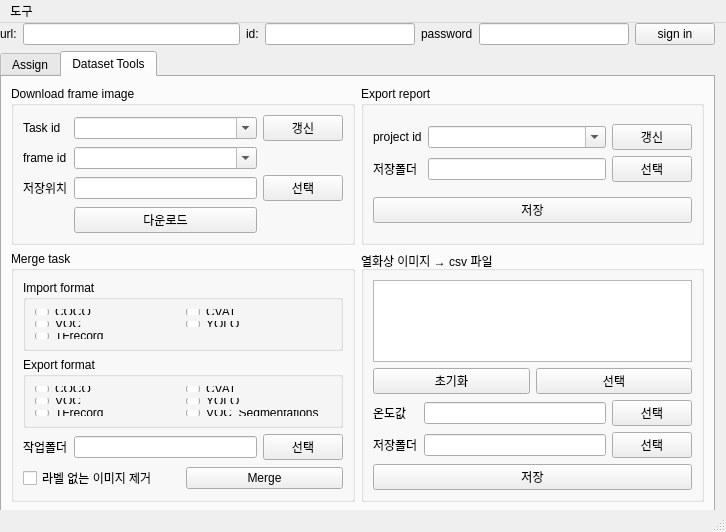
<?xml version="1.0" encoding="UTF-8"?>
<ui version="4.0">
 <class>MainWindow</class>
 <widget class="QMainWindow" name="MainWindow">
  <property name="geometry">
   <rect>
    <x>0</x>
    <y>0</y>
    <width>726</width>
    <height>532</height>
   </rect>
  </property>
  <property name="sizePolicy">
   <sizepolicy hsizetype="Fixed" vsizetype="Fixed">
    <horstretch>0</horstretch>
    <verstretch>0</verstretch>
   </sizepolicy>
  </property>
  <property name="windowTitle">
   <string>MainWindow</string>
  </property>
  <widget class="QWidget" name="centralwidget">
   <widget class="QWidget" name="verticalLayoutWidget">
    <property name="geometry">
     <rect>
      <x>0</x>
      <y>0</y>
      <width>715</width>
      <height>490</height>
     </rect>
    </property>
    <layout class="QVBoxLayout" name="verticalLayout">
     <item>
      <layout class="QHBoxLayout" name="horizontalLayout">
       <item>
        <widget class="QLabel" name="label_3">
         <property name="text">
          <string>url:</string>
         </property>
        </widget>
       </item>
       <item>
        <widget class="QLineEdit" name="url"/>
       </item>
       <item>
        <layout class="QHBoxLayout" name="horizontalLayout_2"/>
       </item>
       <item>
        <widget class="QLabel" name="label">
         <property name="text">
          <string>id:</string>
         </property>
        </widget>
       </item>
       <item>
        <widget class="QLineEdit" name="id">
         <property name="maximumSize">
          <size>
           <width>150</width>
           <height>16777215</height>
          </size>
         </property>
        </widget>
       </item>
       <item>
        <widget class="QLabel" name="label_2">
         <property name="text">
          <string>password</string>
         </property>
        </widget>
       </item>
       <item>
        <widget class="QLineEdit" name="password">
         <property name="maximumSize">
          <size>
           <width>150</width>
           <height>16777215</height>
          </size>
         </property>
         <property name="echoMode">
          <enum>QLineEdit::Password</enum>
         </property>
         <property name="readOnly">
          <bool>false</bool>
         </property>
        </widget>
       </item>
       <item>
        <widget class="QPushButton" name="pushButton">
         <property name="text">
          <string>sign in</string>
         </property>
        </widget>
       </item>
      </layout>
     </item>
     <item>
      <widget class="QTabWidget" name="gridTabWidget">
       <property name="enabled">
        <bool>true</bool>
       </property>
       <property name="currentIndex">
        <number>1</number>
       </property>
       <widget class="QWidget" name="tab">
        <attribute name="title">
         <string>Assign</string>
        </attribute>
        <layout class="QGridLayout" name="gridLayout_14">
         <item row="0" column="0">
          <layout class="QGridLayout" name="gridLayout_13">
           <item row="1" column="1">
            <layout class="QGridLayout" name="gridLayout_19">
             <item row="1" column="0">
              <widget class="QLabel" name="label_17">
               <property name="text">
                <string>user group</string>
               </property>
              </widget>
             </item>
             <item row="1" column="2">
              <widget class="QPushButton" name="pushButton_16">
               <property name="text">
                <string>갱신</string>
               </property>
              </widget>
             </item>
             <item row="1" column="1">
              <widget class="QComboBox" name="comboBox_2">
               <property name="editable">
                <bool>true</bool>
               </property>
              </widget>
             </item>
            </layout>
           </item>
           <item row="3" column="1">
            <widget class="QTableView" name="tableView_2"/>
           </item>
           <item row="3" column="0">
            <widget class="QTableView" name="tableView"/>
           </item>
           <item row="1" column="0">
            <layout class="QGridLayout" name="gridLayout_18">
             <item row="1" column="2">
              <widget class="QPushButton" name="pushButton_15">
               <property name="text">
                <string>갱신</string>
               </property>
              </widget>
             </item>
             <item row="1" column="0">
              <widget class="QLabel" name="label_16">
               <property name="text">
                <string>Project Id</string>
               </property>
              </widget>
             </item>
             <item row="1" column="1">
              <widget class="QComboBox" name="comboBox">
               <property name="editable">
                <bool>true</bool>
               </property>
              </widget>
             </item>
            </layout>
           </item>
           <item row="0" column="1">
            <widget class="QLabel" name="label_15">
             <property name="text">
              <string>user list</string>
             </property>
            </widget>
           </item>
           <item row="0" column="0">
            <widget class="QLabel" name="label_14">
             <property name="text">
              <string>job list</string>
             </property>
            </widget>
           </item>
          </layout>
         </item>
         <item row="0" column="1">
          <layout class="QGridLayout" name="gridLayout_15">
           <item row="1" column="0">
            <widget class="QGroupBox" name="verticalGroupBox">
             <property name="title">
              <string>group 할당</string>
             </property>
             <layout class="QGridLayout" name="gridLayout_10">
              <item row="3" column="2">
               <layout class="QHBoxLayout" name="horizontalLayout_3">
                <item>
                 <widget class="QPushButton" name="pushButton_14">
                  <property name="text">
                   <string>초기화</string>
                  </property>
                 </widget>
                </item>
                <item>
                 <widget class="QPushButton" name="pushButton_13">
                  <property name="text">
                   <string>할당</string>
                  </property>
                 </widget>
                </item>
               </layout>
              </item>
              <item row="2" column="2">
               <layout class="QGridLayout" name="gridLayout_11">
                <item row="0" column="0">
                 <widget class="QLabel" name="label_13">
                  <property name="text">
                   <string>job 할당수</string>
                  </property>
                 </widget>
                </item>
                <item row="0" column="1">
                 <widget class="QLineEdit" name="lineEdit_9"/>
                </item>
               </layout>
              </item>
             </layout>
            </widget>
           </item>
           <item row="2" column="0">
            <widget class="QGroupBox" name="gridGroupBox_3">
             <property name="title">
              <string>user에게 할당</string>
             </property>
             <layout class="QGridLayout" name="gridLayout_17">
              <item row="0" column="1">
               <widget class="QPushButton" name="pushButton_17">
                <property name="text">
                 <string>할당</string>
                </property>
               </widget>
              </item>
              <item row="0" column="0">
               <widget class="QPushButton" name="pushButton_18">
                <property name="text">
                 <string>할당 해제</string>
                </property>
               </widget>
              </item>
             </layout>
            </widget>
           </item>
           <item row="3" column="0">
            <widget class="QGroupBox" name="gridGroupBox_5">
             <layout class="QGridLayout" name="gridLayout_20"/>
            </widget>
           </item>
          </layout>
         </item>
        </layout>
       </widget>
       <widget class="QWidget" name="gridTabWidgetPage1" native="true">
        <attribute name="title">
         <string>Dataset Tools</string>
        </attribute>
        <layout class="QGridLayout" name="gridLayout_12">
         <item row="0" column="0">
          <widget class="QGroupBox" name="gridGroupBox_3">
           <property name="title">
            <string>Download frame image</string>
           </property>
           <layout class="QGridLayout" name="gridLayout_3">
            <item row="3" column="1">
             <widget class="QPushButton" name="pushButton_2">
              <property name="text">
               <string>다운로드</string>
              </property>
             </widget>
            </item>
            <item row="2" column="3">
             <widget class="QPushButton" name="pushButton_3">
              <property name="text">
               <string>선택</string>
              </property>
             </widget>
            </item>
            <item row="0" column="0">
             <widget class="QLabel" name="label_4">
              <property name="sizePolicy">
               <sizepolicy hsizetype="Preferred" vsizetype="Fixed">
                <horstretch>0</horstretch>
                <verstretch>0</verstretch>
               </sizepolicy>
              </property>
              <property name="text">
               <string>Task id</string>
              </property>
             </widget>
            </item>
            <item row="1" column="0">
             <widget class="QLabel" name="label_5">
              <property name="text">
               <string>frame id</string>
              </property>
             </widget>
            </item>
            <item row="2" column="0">
             <widget class="QLabel" name="label_6">
              <property name="text">
               <string>저장위치</string>
              </property>
             </widget>
            </item>
            <item row="2" column="1">
             <widget class="QLineEdit" name="lineEdit_3">
              <property name="sizePolicy">
               <sizepolicy hsizetype="Expanding" vsizetype="Fixed">
                <horstretch>0</horstretch>
                <verstretch>0</verstretch>
               </sizepolicy>
              </property>
             </widget>
            </item>
            <item row="0" column="1">
             <widget class="QComboBox" name="download_frame_image_task_id">
              <property name="editable">
               <bool>true</bool>
              </property>
             </widget>
            </item>
            <item row="1" column="1">
             <widget class="QComboBox" name="download_frame_image_frame_id">
              <property name="editable">
               <bool>true</bool>
              </property>
             </widget>
            </item>
            <item row="0" column="3">
             <widget class="QPushButton" name="pushButton_19">
              <property name="text">
               <string>갱신</string>
              </property>
             </widget>
            </item>
           </layout>
          </widget>
         </item>
         <item row="0" column="1">
          <widget class="QGroupBox" name="gridGroupBox_2">
           <property name="title">
            <string>Export report</string>
           </property>
           <layout class="QGridLayout" name="gridLayout_2">
            <item row="1" column="0">
             <layout class="QGridLayout" name="gridLayout_5">
              <item row="1" column="0">
               <widget class="QLabel" name="label_11">
                <property name="text">
                 <string>저장폴더</string>
                </property>
               </widget>
              </item>
              <item row="1" column="2">
               <widget class="QPushButton" name="pushButton_12">
                <property name="text">
                 <string>선택</string>
                </property>
               </widget>
              </item>
              <item row="0" column="0">
               <widget class="QLabel" name="label_7">
                <property name="text">
                 <string>project id</string>
                </property>
               </widget>
              </item>
              <item row="1" column="1">
               <widget class="QLineEdit" name="lineEdit_8"/>
              </item>
              <item row="0" column="1">
               <widget class="QComboBox" name="comboBox_3">
                <property name="editable">
                 <bool>true</bool>
                </property>
               </widget>
              </item>
              <item row="0" column="2">
               <widget class="QPushButton" name="pushButton_20">
                <property name="text">
                 <string>갱신</string>
                </property>
               </widget>
              </item>
             </layout>
            </item>
            <item row="2" column="0">
             <widget class="QPushButton" name="pushButton_8">
              <property name="text">
               <string>저장</string>
              </property>
             </widget>
            </item>
           </layout>
          </widget>
         </item>
         <item row="1" column="1">
          <widget class="QGroupBox" name="gridGroupBox_4">
           <property name="title">
            <string>열화상 이미지 → csv 파일</string>
           </property>
           <layout class="QGridLayout" name="gridLayout_4">
            <item row="0" column="0">
             <widget class="QListWidget" name="listWidget_2"/>
            </item>
            <item row="1" column="0">
             <layout class="QHBoxLayout" name="horizontalLayout_4">
              <item>
               <widget class="QPushButton" name="pushButton_5">
                <property name="text">
                 <string>초기화</string>
                </property>
               </widget>
              </item>
              <item>
               <widget class="QPushButton" name="pushButton_9">
                <property name="text">
                 <string>선택</string>
                </property>
               </widget>
              </item>
             </layout>
            </item>
            <item row="3" column="0">
             <widget class="QPushButton" name="pushButton_7">
              <property name="text">
               <string>저장</string>
              </property>
             </widget>
            </item>
            <item row="2" column="0">
             <layout class="QGridLayout" name="gridLayout_7">
              <item row="0" column="2">
               <widget class="QPushButton" name="pushButton_6">
                <property name="text">
                 <string>선택</string>
                </property>
               </widget>
              </item>
              <item row="0" column="1">
               <widget class="QLineEdit" name="lineEdit_4"/>
              </item>
              <item row="0" column="0">
               <widget class="QLabel" name="label_8">
                <property name="text">
                 <string>온도값</string>
                </property>
               </widget>
              </item>
              <item row="1" column="0">
               <widget class="QLabel" name="label_10">
                <property name="text">
                 <string>저장폴더</string>
                </property>
               </widget>
              </item>
              <item row="1" column="1">
               <widget class="QLineEdit" name="lineEdit_7"/>
              </item>
              <item row="1" column="2">
               <widget class="QPushButton" name="pushButton_10">
                <property name="text">
                 <string>선택</string>
                </property>
               </widget>
              </item>
             </layout>
            </item>
           </layout>
          </widget>
         </item>
         <item row="1" column="0">
          <widget class="QGroupBox" name="gridGroupBox_6">
           <property name="title">
            <string>Merge task</string>
           </property>
           <layout class="QGridLayout" name="gridLayout_6">
            <item row="1" column="0">
             <widget class="QGroupBox" name="gridGroupBox_3">
              <property name="title">
               <string>Export format</string>
              </property>
              <layout class="QGridLayout" name="gridLayout_8">
               <item row="1" column="0">
                <widget class="QRadioButton" name="radioButton">
                 <property name="text">
                  <string>VOC</string>
                 </property>
                </widget>
               </item>
               <item row="1" column="1">
                <widget class="QRadioButton" name="radioButton_4">
                 <property name="text">
                  <string>YOLO</string>
                 </property>
                </widget>
               </item>
               <item row="0" column="1">
                <widget class="QRadioButton" name="radioButton_3">
                 <property name="text">
                  <string>CVAT</string>
                 </property>
                </widget>
               </item>
               <item row="0" column="0">
                <widget class="QRadioButton" name="radioButton_2">
                 <property name="text">
                  <string>COCO</string>
                 </property>
                </widget>
               </item>
               <item row="2" column="1">
                <widget class="QRadioButton" name="radioButton_5">
                 <property name="text">
                  <string>VOC_Segmentations</string>
                 </property>
                </widget>
               </item>
               <item row="2" column="0">
                <widget class="QRadioButton" name="radioButton_6">
                 <property name="text">
                  <string>TFrecord</string>
                 </property>
                </widget>
               </item>
              </layout>
             </widget>
            </item>
            <item row="0" column="0">
             <widget class="QGroupBox" name="gridGroupBox_7">
              <property name="title">
               <string>Import format</string>
              </property>
              <layout class="QGridLayout" name="gridLayout_9">
               <item row="1" column="0">
                <widget class="QRadioButton" name="radioButton_7">
                 <property name="text">
                  <string>VOC</string>
                 </property>
                </widget>
               </item>
               <item row="1" column="1">
                <widget class="QRadioButton" name="radioButton_8">
                 <property name="text">
                  <string>YOLO</string>
                 </property>
                </widget>
               </item>
               <item row="0" column="1">
                <widget class="QRadioButton" name="radioButton_9">
                 <property name="text">
                  <string>CVAT</string>
                 </property>
                </widget>
               </item>
               <item row="0" column="0">
                <widget class="QRadioButton" name="radioButton_10">
                 <property name="text">
                  <string>COCO</string>
                 </property>
                </widget>
               </item>
               <item row="2" column="0">
                <widget class="QRadioButton" name="radioButton_12">
                 <property name="text">
                  <string>TFrecord</string>
                 </property>
                </widget>
               </item>
              </layout>
             </widget>
            </item>
            <item row="7" column="0">
             <layout class="QHBoxLayout" name="horizontalLayout_7">
              <item>
               <widget class="QCheckBox" name="checkBox">
                <property name="text">
                 <string>라벨 없는 이미지 제거</string>
                </property>
               </widget>
              </item>
              <item>
               <widget class="QPushButton" name="pushButton_4">
                <property name="text">
                 <string>Merge</string>
                </property>
               </widget>
              </item>
             </layout>
            </item>
            <item row="5" column="0">
             <layout class="QHBoxLayout" name="horizontalLayout_5">
              <item>
               <widget class="QLabel" name="label_9">
                <property name="text">
                 <string>작업폴더</string>
                </property>
               </widget>
              </item>
              <item>
               <widget class="QLineEdit" name="lineEdit_6"/>
              </item>
              <item>
               <widget class="QPushButton" name="pushButton_11">
                <property name="text">
                 <string>선택</string>
                </property>
               </widget>
              </item>
             </layout>
            </item>
           </layout>
          </widget>
         </item>
        </layout>
       </widget>
      </widget>
     </item>
    </layout>
   </widget>
  </widget>
  <widget class="QMenuBar" name="menubar">
   <property name="geometry">
    <rect>
     <x>0</x>
     <y>0</y>
     <width>726</width>
     <height>21</height>
    </rect>
   </property>
   <widget class="QMenu" name="menu">
    <property name="sizePolicy">
     <sizepolicy hsizetype="Expanding" vsizetype="Expanding">
      <horstretch>0</horstretch>
      <verstretch>0</verstretch>
     </sizepolicy>
    </property>
    <property name="title">
     <string>도구</string>
    </property>
   </widget>
   <addaction name="menu"/>
  </widget>
  <widget class="QStatusBar" name="statusbar"/>
  <action name="actionframe_image_download">
   <property name="text">
    <string>Download frame image</string>
   </property>
  </action>
  <action name="actionTransfer_Dataset">
   <property name="text">
    <string>Transfer Dataset</string>
   </property>
  </action>
  <action name="actionDraw_Object_in_Dataset">
   <property name="text">
    <string>Draw Object in Dataset</string>
   </property>
  </action>
  <action name="actionMerge_Dataset">
   <property name="text">
    <string>Merge Dataset</string>
   </property>
  </action>
 </widget>
 <resources/>
 <connections/>
</ui>
